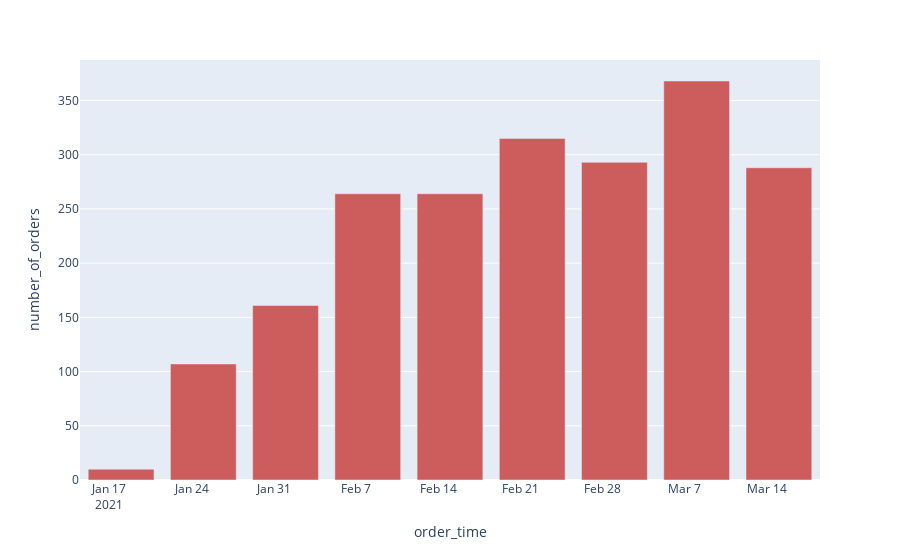

The cell this chart's notebook holds for it:
### Markdown cell above
## Data Analysis - Statistics & Insights

### Code cell
# Goal: Gain a deeper understanding of user purchasing behaviour given provided data

# To start off, I wanted to analyze the data from a high overview, starting from orders placed by month and diving deeper into consumer spending habbits & statistics.

# Adding column in DataFrame full of '1' to illustrate number of orders placed.
df['number_of_orders'] = 1
df['order_time'] = pd.to_datetime(df['order_time']) - pd.to_timedelta(7, unit='d')
orders_by_week = df.groupby(pd.Grouper(key='order_time', freq='W-MON'))['number_of_orders'].sum().reset_index().sort_values('order_time')

# DataFrame of orders placed by week.
print(orders_by_week)

# Plotting bar graph
orders_by_week_bar = px.bar(orders_by_week, x="order_time",y='number_of_orders', color_discrete_sequence=['indianred'])
orders_by_week_bar.show()
#py.plot(orders_by_week_bar, filename = 'orders_by_week_bar', auto_open=True)

### Figure 1 — Plotly figure (JSON) as saved in the notebook; plotly's stock layout.template omitted (floating-point values rounded to 4 significant figures)
{"data": [{"alignmentgroup": "True", "hovertemplate": "order_time=%{x}<br>number_of_orders=%{y}<extra></extra>", "legendgroup": "", "marker": {"color": "indianred"}, "name": "", "offsetgroup": "", "orientation": "v", "showlegend": false, "textposition": "auto", "type": "bar", "x": ["2021-01-18T00:00:00", "2021-01-25T00:00:00", "2021-02-01T00:00:00", "2021-02-08T00:00:00", "2021-02-15T00:00:00", "2021-02-22T00:00:00", "2021-03-01T00:00:00", "2021-03-08T00:00:00", "2021-03-15T00:00:00"], "xaxis": "x", "y": [10, 107, 161, 264, 264, 315, 293, 368, 288], "yaxis": "y"}], "layout": {"barmode": "relative", "legend": {"tracegroupgap": 0}, "margin": {"t": 60}, "xaxis": {"anchor": "y", "domain": [0, 1], "title": {"text": "order_time"}}, "yaxis": {"anchor": "x", "domain": [0, 1], "title": {"text": "number_of_orders"}}}}
